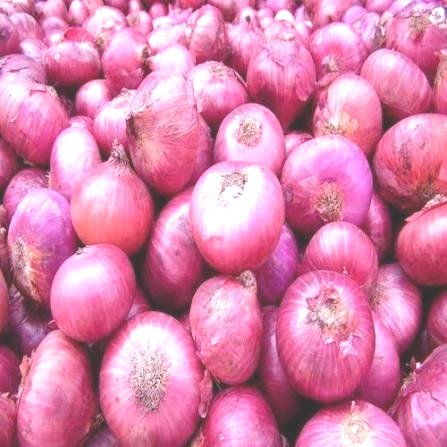
#> input picture onion grading/data/grade_A/aug_0_images.jpg, 447 x 447 px
$ python -i extract_features.py   (imports and definitions only)
#> lines starting #> are read from the running program, lines starting #| are printed output that depends on the picture; after the words box and inside, x2 and y2 are one past the last pixel; in counts of white or black regions, pixels touching at a corner belong together
import cv2
import numpy as np


def extract_features(image_path):
    """
    Extract visual features from an onion image.

    Features:
    1. Object area
    2. Object perimeter
    3. Circularity
    4. Average hue
    5. Average saturation
    6. Average brightness
    7. Brightness standard deviation
    8. Dark spot count
    9. Dark spot ratio
    10. Edge density
    """
#> called with image_path = 'data/grade_A/aug_0_images.jpg'

    img = cv2.imread(image_path)
#> img is the input picture: shape (447, 447, 3); mean B, G, R 170.4, 130.8, 217.1

    if img is None:
        raise ValueError("Could not read image.")

    # Resize while preserving a consistent input size
    img = cv2.resize(img, (400, 400))
#> img: shape (400, 400, 3)

    hsv = cv2.cvtColor(img, cv2.COLOR_BGR2HSV)
#> hsv: shape (400, 400, 3); mean H, S, V 161.1, 105.4, 217.1
    gray = cv2.cvtColor(img, cv2.COLOR_BGR2GRAY)
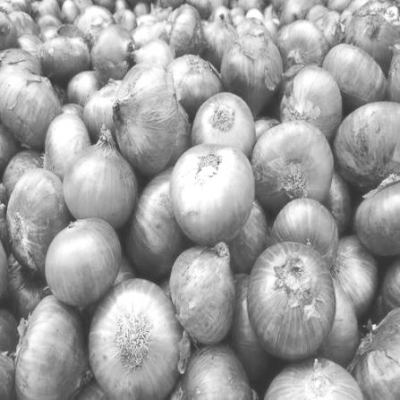
#> gray: shape (400, 400); min 49, max 255, mean 161

    # --------------------------------------------------
    # OBJECT SEGMENTATION
    # --------------------------------------------------

    blurred = cv2.GaussianBlur(gray, (5, 5), 0)

    _, mask = cv2.threshold(
        blurred,
        0,
        255,
        cv2.THRESH_BINARY + cv2.THRESH_OTSU
    )
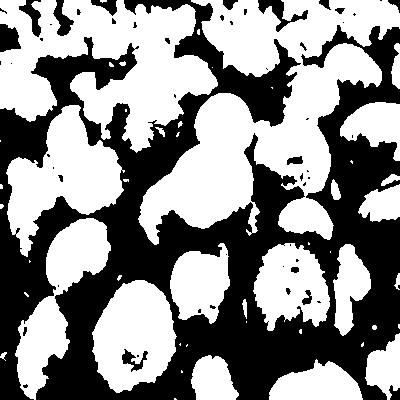
#> mask: shape (400, 400); 55.3% white; 55 black regions (35 under 20 px), largest, box (x1, y1, x2, y2) and area: (0, 0, 400, 400) 68454, (258, 0, 308, 32) 500, (0, 24, 21, 52) 440

    # Sometimes onion is darker than background
    if np.mean(mask) > 220:
        mask = cv2.bitwise_not(mask)

    kernel = np.ones((5, 5), np.uint8)

    mask = cv2.morphologyEx(
        mask,
        cv2.MORPH_OPEN,
        kernel
    )
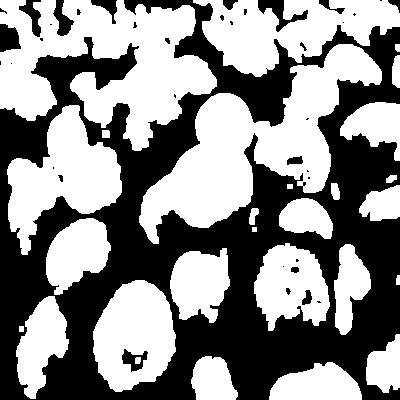
#> mask: shape (400, 400); 54.2% white; 38 black regions (21 under 20 px), largest, box (x1, y1, x2, y2) and area: (0, 0, 400, 400) 70277, (258, 0, 308, 32) 536, (0, 24, 21, 52) 446

    mask = cv2.morphologyEx(
        mask,
        cv2.MORPH_CLOSE,
        kernel
    )
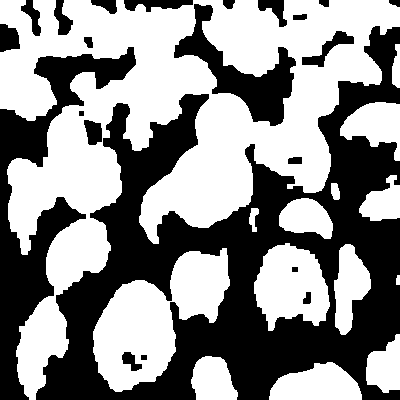
#> mask: shape (400, 400); 55.1% white; 22 black regions

    contours, _ = cv2.findContours(
        mask,
        cv2.RETR_EXTERNAL,
        cv2.CHAIN_APPROX_SIMPLE
    )
#> contours = 14 contours; largest, box (x1, y1, x2, y2) and area: (0, 0, 400, 400) 64846, (93, 248, 230, 392) 9974, (254, 243, 330, 331) 4518, (269, 362, 362, 400) 2443, (340, 102, 400, 161) 1950

    if contours:

        largest = max(
            contours,
            key=cv2.contourArea
        )
#> largest = contour of 1125 points, box (x1, y1, x2, y2) (0, 0, 400, 400), area 64846

        area = cv2.contourArea(largest)
#> area = 64846.5
        perimeter = cv2.arcLength(
            largest,
            True
        )
#> perimeter = 3379.3

        if perimeter > 0:
            circularity = (
                4 * np.pi * area
            ) / (perimeter ** 2)
#> circularity = 0.0714

        else:
            circularity = 0

    else:

        area = 0
        perimeter = 0
        circularity = 0

    # --------------------------------------------------
    # COLOUR FEATURES
    # --------------------------------------------------

    avg_hue = float(
        np.mean(hsv[:, :, 0])
    )
#> avg_hue = 161.1

    avg_saturation = float(
        np.mean(hsv[:, :, 1])
    )
#> avg_saturation = 105.4

    avg_brightness = float(
        np.mean(hsv[:, :, 2])
    )
#> avg_brightness = 217.1

    brightness_std = float(
        np.std(hsv[:, :, 2])
    )
#> brightness_std = 48.57

    # --------------------------------------------------
    # DARK SPOTS / DAMAGE
    # --------------------------------------------------

    dark_mask = cv2.inRange(
        hsv,
        np.array([0, 0, 0]),
        np.array([180, 255, 75])
    )
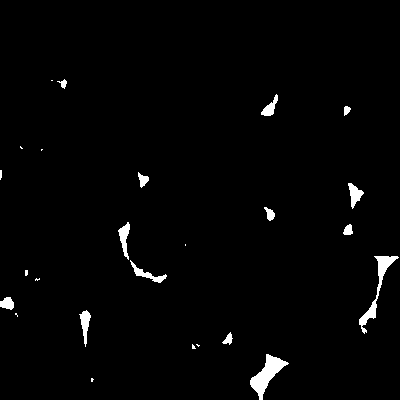
#> dark_mask: shape (400, 400); 1.8% white; 25 white regions (11 under 20 px)

    dark_contours, _ = cv2.findContours(
        dark_mask,
        cv2.RETR_EXTERNAL,
        cv2.CHAIN_APPROX_SIMPLE
    )
#> dark_contours = 25 contours, 11 with area under 20; largest, box (x1, y1, x2, y2) and area: (250, 354, 289, 400) 617, (359, 256, 399, 334) 458, (118, 222, 130, 260) 177, (348, 183, 364, 209) 172, (79, 310, 91, 347) 169

    spot_count = 0

    for contour in dark_contours:

        contour_area = cv2.contourArea(
            contour
        )

        if 5 < contour_area < 2000:
            spot_count += 1
#> this loop made 25 passes
#> contour_area on passes 2, 5, 7, 8, 11, 12, 14, 15, 16, 17, 18, 22: 617, 55, 169, 112.5, 165.5, 458, 63.5, 177, 69.5, 172.5, 76, 36
#> after the loop, spot_count = 17

    total_pixels = gray.shape[0] * gray.shape[1]
#> total_pixels = 160000

    dark_spot_ratio = (
        np.sum(dark_mask > 0)
        / total_pixels
    )
#> dark_spot_ratio = 0.018

    # --------------------------------------------------
    # EDGE DENSITY
    # --------------------------------------------------

    edges = cv2.Canny(
        gray,
        100,
        200
    )
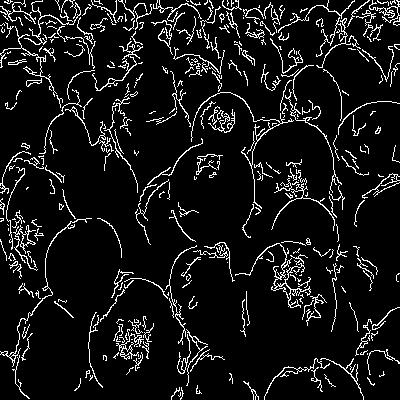
#> edges: shape (400, 400); 8.6% white in thin lines or dots

    edge_density = (
        np.sum(edges > 0)
        / total_pixels
    )
#> edge_density = 0.086

    # --------------------------------------------------
    # RETURN FEATURES
    # --------------------------------------------------

    return [
        float(area),
        float(perimeter),
        float(circularity),
        avg_hue,
        avg_saturation,
        avg_brightness,
        brightness_std,
        float(spot_count),
        float(dark_spot_ratio),
        float(edge_density)
    ]

>>> result = extract_features('data/grade_A/aug_0_images.jpg')
#> result = [64846.5, 3379.3, 0.0714, 161.1, 105.4, 217.1, 48.57, 17, 0.018, 0.086]

$ run again, on onion grading/data/grade_A/aug_10_images.jpg
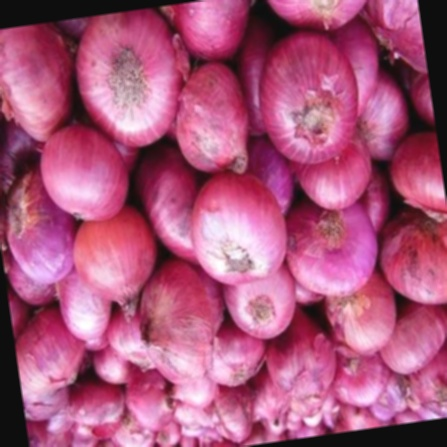
#> input picture onion grading/data/grade_A/aug_10_images.jpg, 447 x 447 px
#> in extract_features, img is the input picture: shape (447, 447, 3); mean B, G, R 122.8, 85.8, 171.3
#> img: shape (400, 400, 3)
#> hsv: shape (400, 400, 3); mean H, S, V 158.2, 130.7, 171.2
#> in extract_features, `mask = cv2.morphologyEx( mask, cv2.MORPH_CLOSE, kernel )`:
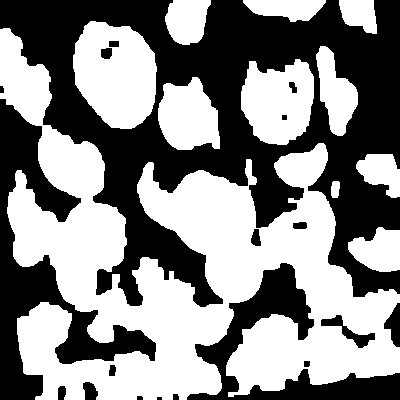
#> mask: shape (400, 400); 53.1% white; 19 black regions (1 under 20 px)
#> contours = 11 contours; largest, box (x1, y1, x2, y2) and area: (0, 28, 400, 400) 60150, (73, 21, 157, 129) 6832, (241, 59, 314, 145) 4674, (158, 77, 220, 150) 3245, (316, 46, 358, 136) 1978
#> largest = contour of 1323 points, box (x1, y1, x2, y2) (0, 28, 400, 400), area 60150
#> area = 60150
#> perimeter = 3850.3
#> circularity = 0.051
#> avg_hue = 158.2
#> avg_saturation = 130.7
#> avg_brightness = 171.2
#> brightness_std = 65.32
#> dark_mask: shape (400, 400); 11.5% white; 36 white regions (11 under 20 px)
#> dark_contours = 36 contours, 13 with area under 20; largest, box (x1, y1, x2, y2) and area: (339, 0, 400, 175) 3348, (0, 0, 176, 44) 2587, (0, 223, 27, 400) 2298, (224, 374, 400, 400) 2180, (198, 0, 282, 73) 1436
#> the loop in extract_features, `for contour in dark_contours: ` made 36 passes
#> contour_area on passes 1, 5, 7, 8, 9, 10, 11, 13: 2180, 234, 56.5, 93, 30.5, 351, 50, 142
#> after the loop in extract_features, `for contour in dark_contours:`: spot_count = 24
#> dark_spot_ratio = 0.115
#> in extract_features, `edges = cv2.Canny( gray, 100, 200 )`:
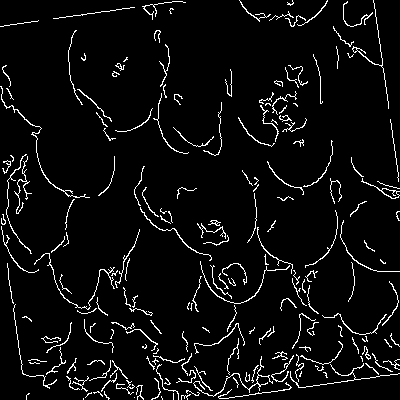
#> edges: shape (400, 400); 5.3% white in thin lines or dots
#> edge_density = 0.0527
#> result = [60150, 3850.3, 0.051, 158.2, 130.7, 171.2, 65.32, 24, 0.115, 0.0527]

$ run again, on onion grading/data/grade_A/aug_11_images.jpg
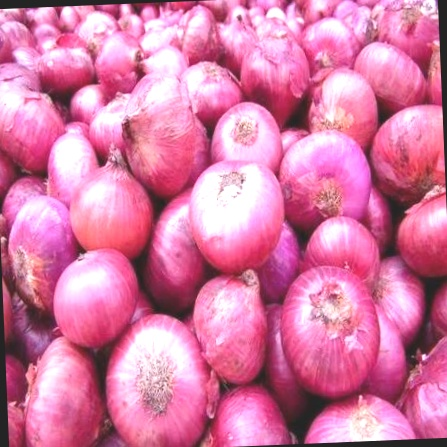
#> input picture onion grading/data/grade_A/aug_11_images.jpg, 447 x 447 px
#> in extract_features, img is the input picture: shape (447, 447, 3); mean B, G, R 165.2, 123.1, 214.2
#> img: shape (400, 400, 3)
#> hsv: shape (400, 400, 3); mean H, S, V 159, 112.9, 214.1
#> in extract_features, `mask = cv2.morphologyEx( mask, cv2.MORPH_CLOSE, kernel )`:
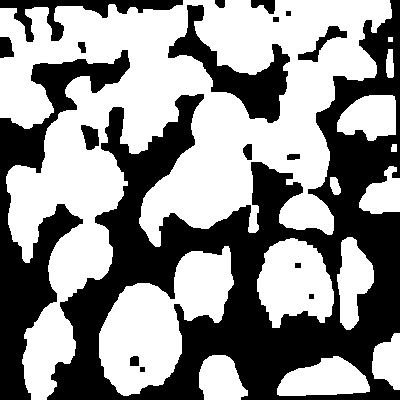
#> mask: shape (400, 400); 56.4% white; 18 black regions
#> contours = 13 contours, 1 with area under 20; largest, box (x1, y1, x2, y2) and area: (0, 0, 392, 400) 67662, (99, 246, 234, 396) 10261, (257, 238, 334, 328) 4799, (277, 356, 370, 396) 2462, (337, 237, 374, 330) 2020
#> largest = contour of 1110 points, box (x1, y1, x2, y2) (0, 0, 392, 400), area 67662
#> area = 67662.5
#> perimeter = 3440.4
#> circularity = 0.0718
#> avg_hue = 159
#> avg_saturation = 112.9
#> avg_brightness = 214.1
#> brightness_std = 56.46
#> dark_mask: shape (400, 400); 4.5% white; 29 white regions (10 under 20 px)
#> dark_contours = 29 contours, 12 with area under 20; largest, box (x1, y1, x2, y2) and area: (224, 350, 400, 400) 1310, (0, 226, 24, 400) 801, (363, 247, 400, 328) 624, (119, 224, 171, 286) 558, (0, 0, 168, 8) 536
#> the loop in extract_features, `for contour in dark_contours: ` made 29 passes
#> contour_area on passes 5, 8, 9, 10, 11, 12, 13, 14: 1309.5, 99, 267.5, 125.5, 624, 43, 801, 558
#> after the loop in extract_features, `for contour in dark_contours:`: spot_count = 22
#> dark_spot_ratio = 0.0454
#> in extract_features, `edges = cv2.Canny( gray, 100, 200 )`:
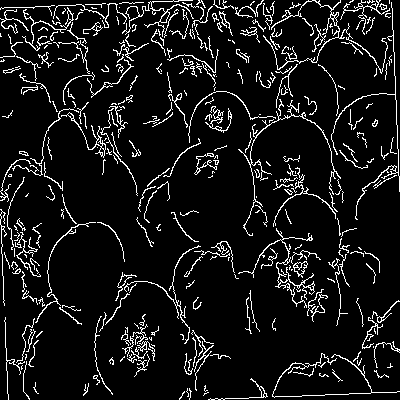
#> edges: shape (400, 400); 8.7% white in thin lines or dots
#> edge_density = 0.0872
#> result = [67662.5, 3440.4, 0.0718, 159, 112.9, 214.1, 56.46, 22, 0.0454, 0.0872]
